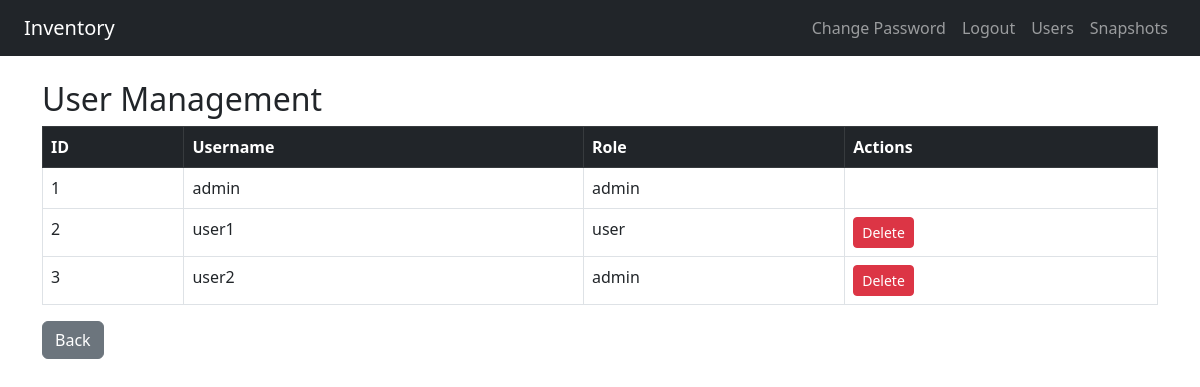
Before: /admin/users (signed in) with the older database file.
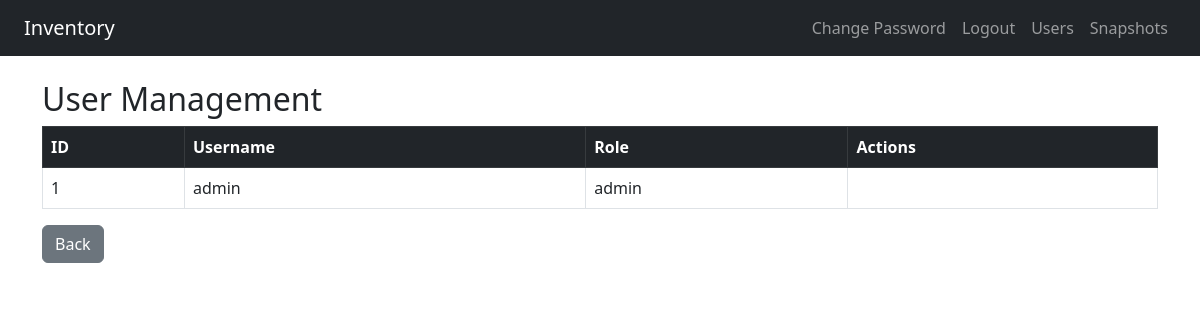
After: the same page with the newer database file.
### app.py (models this page shows, shortened)
class User(UserMixin, db.Model):
    id = db.Column(db.Integer, primary_key=True)
    username = db.Column(db.String(100), unique=True)
    password_hash = db.Column(db.String(200))
    role = db.Column(db.String(10), default='user') # option here is 'admin' or 'user'

### app.py (the view)
@app.route('/admin/users')
@login_required
@admin_required
def manage_users():
    users = User.query.all()
    return render_template('admin_users.html', users=users)

### app.py (called while the page is built)
@login_manager.user_loader
def load_user(user_id):
    return User.query.get(int(user_id))

def admin_required(f):
    @wraps(f)
    def decorated_function(*args, **kwargs):
        if not current_user.is_authenticated or current_user.role != 'admin':
            abort(403)  # Forbidden
        return f(*args, **kwargs)
    return decorated_function

### templates/admin_users.html (shortened to what this page needs)
{% extends "layout.html" %}
{% block content %}
<h2>User Management</h2>
<div class="table-responsive">
<table class="table table-bordered">
    <thead class="table-dark">
        <tr>
            <th>ID</th><th>Username</th><th>Role</th><th>Actions</th>
        </tr>
    </thead>
    <tbody>
        {% for user in users %}
        <tr>
            <td>{{ user.id }}</td>
            <td>{{ user.username }}</td>
            <td>{{ user.role }}</td>
            <td>
                {% if user.username != 'admin' %}
                <a class="btn btn-sm btn-danger" href="{{ url_for('delete_user', user_id=user.id) }}">Delete</a>
                {% endif %}
            </td>
        </tr>
        {% endfor %}
    </tbody>
</table>
</div>
<a href="{{ url_for('index') }}" class="btn btn-secondary">Back</a>
{% endblock %}

### templates/layout.html (shortened to what this page needs)
<!DOCTYPE html>
<html lang="en">
<head>
    <link href="https://cdn.jsdelivr.net/npm/bootstrap@5.3.0/dist/css/bootstrap.min.css" rel="stylesheet">
</head>
<body>
    <nav class="navbar navbar-expand-lg navbar-dark bg-dark px-4">
    <a class="navbar-brand text-white" href="{{ url_for('index') }}">Inventory</a>
    <div class="collapse navbar-collapse justify-content-end" id="navbarNav">
        <ul class="navbar-nav">
            {% if current_user.is_authenticated %}
                <li class="nav-item"><a class="nav-link" href="{{ url_for('change_password') }}">Change Password</a></li>
                <li class="nav-item"><a class="nav-link" href="{{ url_for('logout') }}">Logout</a></li>
                {% if current_user.role=='admin' %}
                <li class="nav-item"><a class="nav-link" href="{{ url_for('manage_users') }}">Users</a></li>
                {% endif %}
                <li class="nav-item"><a class="nav-link" href="{{ url_for('snapshots') }}">Snapshots</a></li>
            {% endif %}
        </ul>
    </div>
</nav>
    <div class="container mt-4">
        {% block content %}{% endblock %}
    </div>
</body>
</html>

Changed rows visible on the page:
removed User: id "2", username "user1", role "user"
removed User: id "3", username "user2", role "admin"
